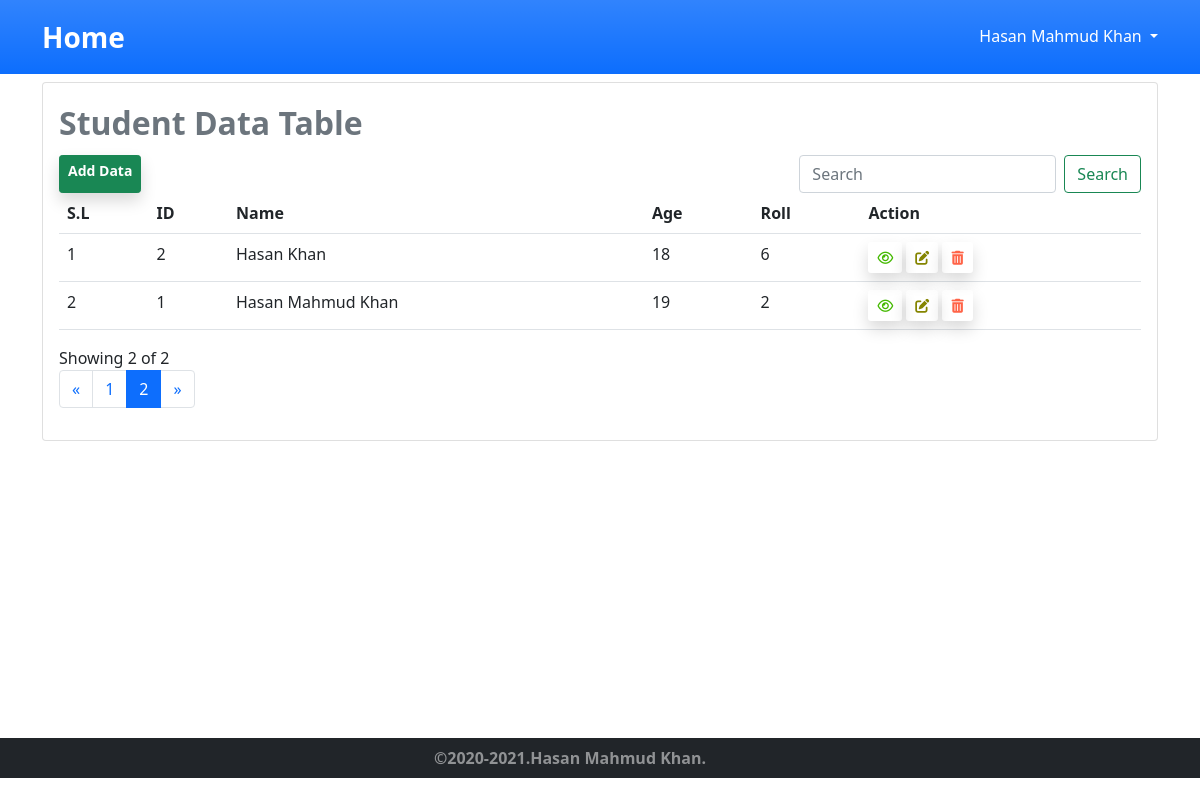
The page /index.php?page=2 (signed in) on the database its author committed.
### tables this page shows
CREATE TABLE `student` (
  `id` int(11) NOT NULL,
  `name` varchar(80) NOT NULL,
  `age` int(11) NOT NULL,
  `roll` int(11) NOT NULL,
  `date` timestamp NOT NULL DEFAULT current_timestamp() ON UPDATE current_timestamp()
);

### index.php (the view, shortened to what this page needs)
<?php
include("db.php");
include("includes/navbar.php");
if(isset($_GET['page'])){
    $page = $_GET['page'];
}else{
    $page = 1;
}
$limit = 3;
$start = ($page - 1) * $limit;
$sql = "SELECT * FROM student ORDER BY id DESC LIMIT $start,$limit";
$result = mysqli_query($conn,$sql);
?>
<main class="">
    <div class="container">
        <div class="card mt-2">
            <div class="card-body">
                <div class="card-title text-muted fw-bold fs-2">Student Data Table</div>
                <div class="d-flex justify-content-between">
                    <a href="create.php" class="btn btn-success btn-sm fw-bold shadow">Add Data</a>
                    <form class="d-flex">
                        <input class="form-control me-2" id="myinput" type="search" placeholder="Search"
                            aria-label="Search">
                        <button class="btn btn-outline-success" type="submit">Search</button>
                    </form>
                </div>
                <table class="table" id="mytable">
                    <tr>
                        <th>S.L</th>
                        <th>ID</th>
                        <th>Name</th>
                        <th>Age</th>
                        <th>Roll</th>
                        <th>Action</th>
                    </tr>
                    <?php
                            $i=1;
                            if(mysqli_num_rows($result)>0){
                            while($row = mysqli_fetch_assoc($result)){
                        ?>
                    <tr>
                        <td><?php echo $i++; ?></td>
                        <td><?php echo $row['id']; ?></td>
                        <td><?php echo $row['name']; ?></td>
                        <td><?php echo $row['age']; ?></td>
                        <td><?php echo $row['roll']; ?></td>
                        <td>
                            <a href="view.php?view=<?php echo $row['id']; ?>" class="btn btn-sm shadow"><i
                                    class="fa-regular fa-eye"></i></a>
                            <a href="edit.php?edit=<?php echo $row['id']; ?>" class="btn btn-sm shadow"><i
                                    class="fa-solid fa-pen-to-square"></i></a>
                            <a href="delete.php?delete=<?php echo $row['id']; ?>" class="btn btn-sm shadow"
                                onclick="return confirm('Are You Sure ?')"><i class="fa-solid fa-trash-can"></i></a>
                        </td>
                    </tr>
                    <?php
                            }
                        }else{
                            echo "No Data Found";
                        }
                        ?>
                </table>
                <?php
                $sql2 = "SELECT * FROM student";
                $result2 = mysqli_query($conn,$sql2);
                if($rows = mysqli_num_rows($result2)>0){
                   $total_record = mysqli_num_rows($result2);
                   $total_page = ceil($total_record / $limit);
                ?>
	<div>Showing <?php echo $page;?> of <?php echo $total_page;?></div>
                <nav aria-label="Page navigation example">
                    <ul class="pagination">
                        <li class="page-item">
                            <?php if($page>1){ ?>
                            <a class="page-link" href="index.php?page=<?php echo $page-1;?>" aria-label="Previous">
                                <span aria-hidden="true">&laquo;</span>
                            </a>
                            <?php }?>
                        </li>
                        <?php
                         for($i = 1; $i<= $total_page; $i++){
                             $class = "";
                             if($i == $page){
                                $class = "active";
                             }
                             ?>
                        <li class="page-item <?php echo $class;?>" aria-current="page"><a class="page-link" href="index.php?page=<?php echo $i;?>"><?php echo $i;?></a></li>
                        <?php }?>
                        <li class="page-item">
                            <?php if($i>$page){ ?>
                            <a class="page-link" href="index.php?page=<?php echo $page+1;?>" aria-label="Next">
                                <span aria-hidden="true">&raquo;</span>
                            </a>
                            <?php } ?>
                        </li>
                    </ul>
                </nav>
                <?php }?>
            </div>
        </div>
    </div>
</main>
<?php
include("includes/footer.php");
?>

### assets/css/style.css (style rules this page uses)
main { min-height: 82vh !important; }
table .fa-trash-can { color: tomato !important; }
table .fa-pen-to-square { color: rgb(133, 133, 1) !important; }
.fa-eye { color: rgb(68, 185, 0) !important; }

### rows shown on the page
student: id "2", name "Hasan Khan", age "18", roll "6"
student: id "1", name "Hasan Mahmud Khan", age "19", roll "2"

### other values the page prints
$_SESSION['name'] "Hasan Mahmud Khan"
$page "2"
$total_page "2"
